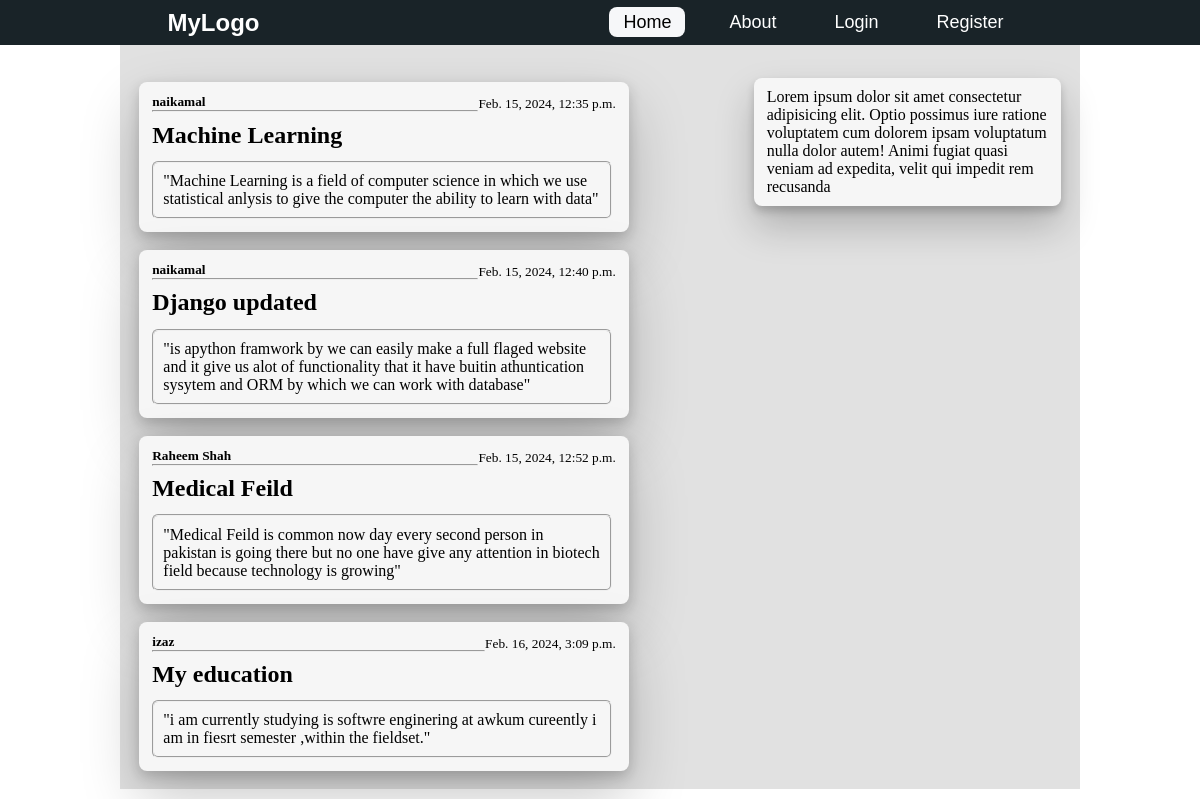
The page / on the database its author committed.
### blog/models.py (models this page shows, shortened)
class Post(models.Model):
    title=models.CharField(max_length=100)
    content=models.TextField()
    date_posted=models.DateTimeField(default=timezone.now)
    auther=models.ForeignKey(User,on_delete=models.CASCADE)

### blog/views.py (the view)
# urls.py: path('',views.home ,name='blog-home'),
def home(request):
    context={
        'posts':Post.objects.all()
    }
    return render(request,'blog/index.html',context)

### blog/templates/blog/index.html
{% extends "blog/base.html" %}
{% block content %}
{% for post in posts %}
<div class="eachpost">
    <small><b>{{post.auther}}</b></small>
    <small class="date">{{post.date_posted}}</small>
    <hr>
    <h2>{{post.title}}</h2>
    <fieldset>
        <p>"{{post.content}}"</p>
    </fieldset>
</div>
<br>
{% endfor %}
{% endblock content %}

### blog/static/blog/css/style.css (style rules this page uses)
* { margin: 0; padding: 0; box-sizing: border-box; }
body { background-color: #ffffff; }
.eachpost { background-color: #f6f6f6; border-radius: 8px; padding: 10px 13px; box-shadow: 0 26px 58px 0 rgba(0, 0, 0, .22), 0 5px 14px 0 rgba(0, 0, 0, .18); }
.eachpost h2 { display: inline-block; align-items: center; margin: 2% 0; }
.date { float: right; padding-top: 4px; }
.eachpost fieldset { border-radius: 6px; margin: 3px 4px 3px 0; }
.eachpost fieldset p { padding: 2%; }

### rows shown on the page
Post: auther "naikamal", date_posted "Feb. 15, 2024, 12:35 p.m.", title "Machine Learning", content "Machine Learning is a field of computer science in which we use statistical anlysis to give the computer the ability to learn with data"
Post: auther "naikamal", date_posted "Feb. 15, 2024, 12:40 p.m.", title "Django updated", content "is apython framwork by we can easily make a full flaged website and it give us alot of functionality that it have buitin athuntication sysytem and ORM by which we can work with database"
Post: auther "Raheem Shah", date_posted "Feb. 15, 2024, 12:52 p.m.", title "Medical Feild", content "Medical Feild is common now day every second person in pakistan is going there but no one have give any attention in biotech field because technology is growing"
Post: auther "izaz", date_posted "Feb. 16, 2024, 3:09 p.m.", title "My education", content "i am currently studying is softwre enginering at awkum cureently i am in fiesrt semester ,within the fieldset."
